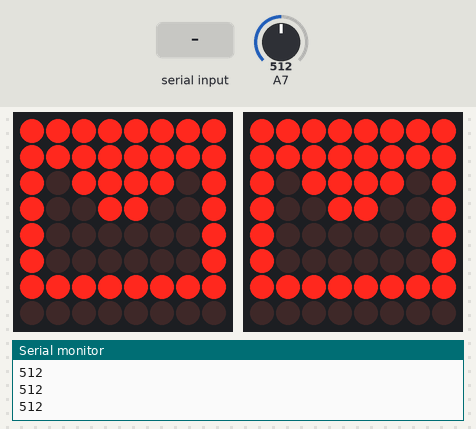
Simulated run of this sketch. Board: Arduino Uno, built with avr-gcc and run on an emulated ATmega328P. Parts: 2 × 8×8 LED matrix, the last lines printed to the serial monitor. The inputs (shaded band) are chosen by the test bench; at power-on: A7 = 512.

Above: at 1.2 s.
1.3 s: "1" received over the second serial link
At 1.53 s:
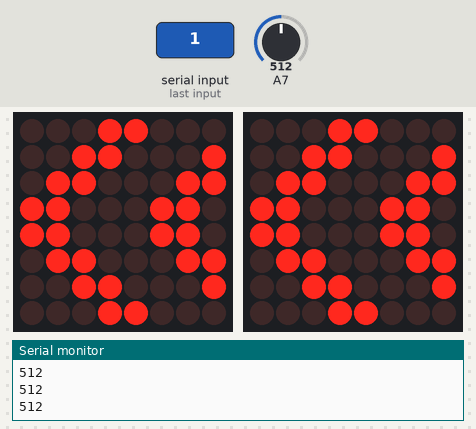
4.3 s: "2" received over the second serial link
At 4.6 s:
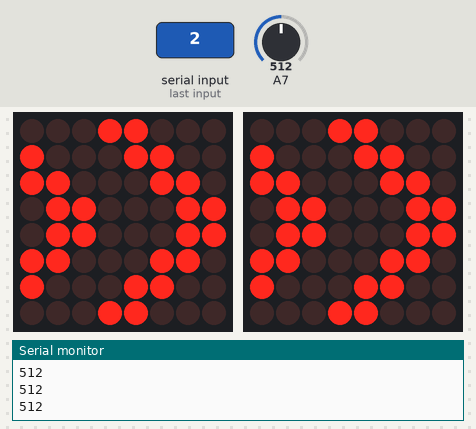
6.0 s: "3" received over the second serial link
At 6.19 s:
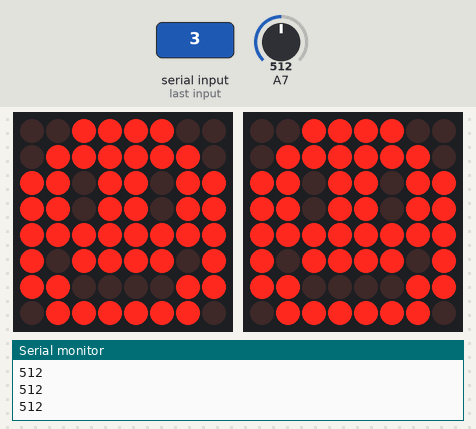
7.6 s: "4" received over the second serial link
At 7.79 s:
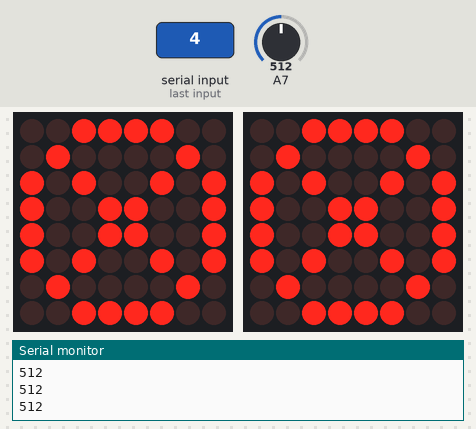
9.2 s: A7 set to 265
10.7 s: A7 set to 233
Timing chart, 0 to 13.2 s (numbered marks = the images above; inputs shaded):
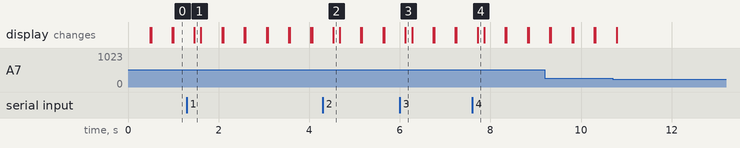

The sketch:

helmet.ino
```cpp
#include "LedControl.h"
#include <SoftwareSerial.h>


const int DIN_PIN = 7;
const int CS_PIN = 6;
const int CLK_PIN = 5;
int i = 0;
const byte EMOJI[][8] = { // http://xantorohara.github.io/led-matrix-editor/
  {
    B00111100,
    B01111110,
    B11011011,
    B11011011,
    B11111111,
    B10111101,
    B11000011,
    B01111110
  }, {
     B00000000,
    B00100100,
    B00100100,
    B00100100,
    B00000000,
    B01000010,
    B00111100,
    B00000000
  }, // emoji 0~1
  {
    B00011000,
    B00110001,
    B01100011,
    B11000110,
    B11000110,
    B01100011,
    B00110001,
    B00011000
  },{
    B00110001,
    B01100011,
    B11000110,
    B10001100,
    B10001100,
    B11000110,
    B01100011,
    B00110001
  },{
    B01100011,
    B11000110,
    B10001100,
    B00011000,
    B00011000,
    B10001100,
    B11000110,
    B01100011
  },{
    B11000110,
    B10001100,
    B00011000,
    B00110001,
    B00110001,
    B00011000,
    B10001100,
    B11000110
  },{
    B10001100,
    B00011000,
    B00110001,
    B01100011,
    B01100011,
    B00110001,
    B00011000,
    B10001100
  }, // left 2~6
  {
    B00011000,
    B10001100,
    B11000110,
    B01100011,
    B01100011,
    B11000110,
    B10001100,
    B00011000
  },{
    B10001100,
    B11000110,
    B01100011,
    B00110001,
    B00110001,
    B01100011,
    B11000110,
    B10001100
  },{
    B11000110,
    B01100011,
    B00110001,
    B00011000,
    B00011000,
    B00110001,
    B01100011,
    B11000110
  },{
    B01100011,
    B00110001,
    B00011000,
    B10001100,
    B10001100,
    B00011000,
    B00110001,
    B01100011
  },{
    B00110001,
    B00011000,
    B10001100,
    B11000110,
    B11000110,
    B10001100,
    B00011000,
    B00110001
  } // right 7~11
  ,
  {
    B00111100,
    B01000010,
    B10100101,
    B10011001,
    B10011001,
    B10100101,
    B01000010,
    B00111100
  } // cancle 12
  ,
  {
      B11111111,
      B11111111,
      B10111101,
      B10011001,
      B10000001,
      B10000001,
      B11111111,
      B00000000
    }
/*
  {
    B00010000,
    B00110000,
    B00010000,
    B00010000,
    B00010000,
    B00010000,
    B00010000,
    B00111000
  }, {
    B00111000,
    B01000100,
    B00000100,
    B00000100,
    B00001000,
    B00010000,
    B00100000,
    B01111100
  }, {
    B00111000,
    B01000100,
    B00000100,
    B00011000,
    B00000100,
    B00000100,
    B01000100,
    B00111000
  }, {
    B00000100,
    B00001100,
    B00010100,
    B00100100,
    B01000100,
    B01111100,
    B00000100,
    B00000100
  }, {
    B01111100,
    B01000000,
    B01000000,
    B01111000,
    B00000100,
    B00000100,
    B01000100,
    B00111000
  }, {
    B00111000,
    B01000100,
    B01000000,
    B01111000,
    B01000100,
    B01000100,
    B01000100,
    B00111000
  }, {
    B01111100,
    B00000100,
    B00000100,
    B00001000,
    B00010000,
    B00100000,
    B00100000,
    B00100000
  }, {
    B00111000,
    B01000100,
    B01000100,
    B00111000,
    B01000100,
    B01000100,
    B01000100,
    B00111000
  }, {
    B00111000,
    B01000100,
    B01000100,
    B01000100,
    B00111100,
    B00000100,
    B01000100,
    B00111000
  }, {
    B00111000,
    B01000100,
    B01000100,
    B01000100,
    B01000100,
    B01000100,
    B01000100,
    B00111000
  }
*/
};
const int IMAGES_LEN = sizeof(EMOJI) / 8;
LedControl display = LedControl(DIN_PIN, CLK_PIN, CS_PIN); // (DIN, CS, CLK, 1dot) ___DOT___

const int DIN_PIN_ = 11;
const int CS_PIN_ = 10;
const int CLK_PIN_ = 9;
LedControl display_ = LedControl(DIN_PIN_, CLK_PIN_, CS_PIN_);


int bluetoothTx = 2;
int bluetoothRx = 3;
SoftwareSerial bluetooth(bluetoothTx, bluetoothRx); // ___bluetooth___


void setup() {
  Serial.begin(9600);

  display.shutdown(0, false);
  display.setIntensity(0, 5); // LED 밝기(0~15)
  display.clearDisplay(0); // ___DOT___

  display_.shutdown(0, false);
  display_.setIntensity(0, 5); // LED 밝기(0~15)
  display_.clearDisplay(0); // ___DOT___

  bluetooth.begin(9600); // ___bluetooth___
}

void displayImage(const byte* image) {
  for (int i = 0; i < 8; i++) {
    for (int j = 0; j < 8; j++) {
      display.setLed(0, i, j, bitRead(image[i], 7 - j));
      display_.setLed(0, i, j, bitRead(image[i], 7 - j));
    }
  }
}

char why;
void loop() {
  int warning;
  warning = 0;
  warning=analogRead(7);

  if(warning > 250){
    bluetooth.write('8');
    displayImage(EMOJI[13]);
    delay(200);
    Serial.println(warning);
  }

  why = (char)bluetooth.read();

  if(why == '1') { // left
    while(why == '1'){
      for(int i = 2; i <= 6 ; i++) {
        displayImage(EMOJI[i]);
        delay(100);
        why = (char)bluetooth.read();
        if(why != '1'){ break;}
      }
      why = (char)bluetooth.read();
    }
  }

  if(why == '2') { // right
    while(why == '2') {
      for(int i = 7; i <= 11; i++) {
        displayImage(EMOJI[i]);
        delay(100);
        why = (char)bluetooth.read();
        if(why != '2'){ break;}
      }
      why = (char)bluetooth.read();
    }
  }

  if(why == '3') { // smile (Down)
    while(why == '3') {
      why = (char)bluetooth.read();
      displayImage(EMOJI[0]);
      delay(100);
      if(why != '3'){ break;}
      }
  }

  if(why == '4') { // kill (Up)
    while(why == '4') {
      why = (char)bluetooth.read();
      displayImage(EMOJI[12]);
      delay(100);
      if(why != '4'){ break;}
      }
  }


  displayImage(EMOJI[1]); // default
/*
  if(bluetooth.available())
  {
    char toSend = (char)bluetooth.read();
    Serial.print(toSend);
  }
*/
}
```

Measured:
- after the input at 1.3 s, the display: changes after 0.16 s (image 1)
- after the input at 4.3 s, the display: changes after 0.23 s (image 2)
- after the input at 6.0 s, the display: changes after 0.12 s (image 3)
- after the input at 7.6 s, the display: changes after 0.12 s (image 4)
